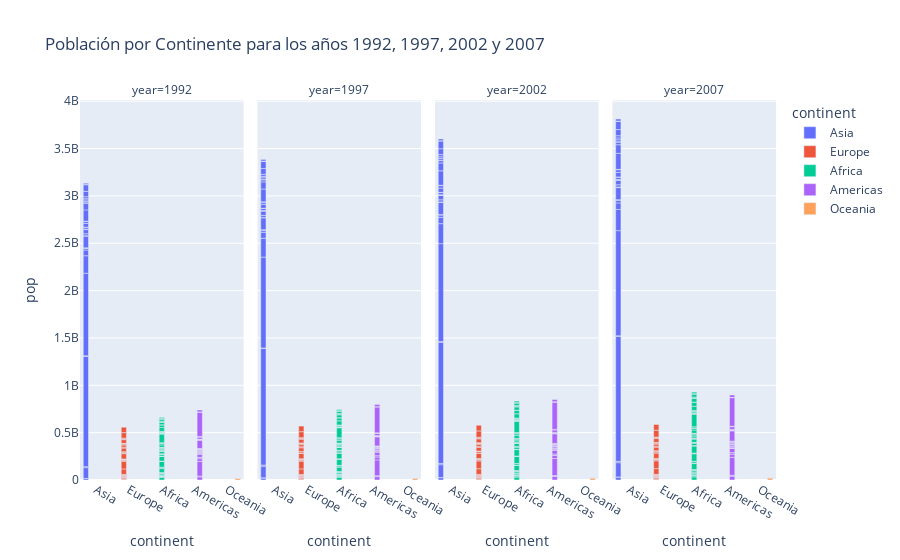

The cell this chart's notebook holds for it:
### Code cell
df = px.data.gapminder()
df_filtered = df[df['year'].isin([1992, 1997, 2002, 2007])]

fig = px.bar(df_filtered, x='continent', y='pop', color='continent', barmode="group", facet_col="year",
             title='Población por Continente para los años 1992, 1997, 2002 y 2007',
             category_orders={"year": [1992, 1997, 2002, 2007]})

fig.show()

### Figure 1 — Plotly figure (JSON) as saved in the notebook; plotly's stock layout.template omitted (floating-point values rounded to 4 significant figures)
{"data": [{"alignmentgroup": "True", "hovertemplate": "continent=%{x}<br>year=1992<br>pop=%{y}<extra></extra>", "legendgroup": "Asia", "marker": {"color": "#636efa", "pattern": {"shape": ""}}, "name": "Asia", "offsetgroup": "Asia", "orientation": "v", "showlegend": true, "textposition": "auto", "type": "bar", "x": ["Asia", "Asia", "Asia", "Asia", "Asia", "Asia", "Asia", "Asia", "Asia", "Asia", "Asia", "Asia", "Asia", "Asia", "Asia", "Asia", "Asia", "Asia", "Asia", "Asia", "Asia", "Asia", "Asia", "Asia", "Asia", "Asia", "Asia", "Asia", "Asia", "Asia", "Asia", "Asia", "Asia"], "xaxis": "x", "y": [16317921, 529491, 113704579, 10150094, 1164970000, 5829696, 872000000, 184816000, 60397973, 17861905, 4936550, 124329269, 3867409, 20711375, 43805450, 1418095, 3219994, 18319502, 2312802, 40546538, 20326209, 1915208, 120065004, 67185766, 16945857, 3235865, 17587060, 13219062, 20686918, 56667095, 69940728, 2104779, 13367997], "yaxis": "y"}, {"alignmentgroup": "True", "hovertemplate": "continent=%{x}<br>year=1997<br>pop=%{y}<extra></extra>", "legendgroup": "Asia", "marker": {"color": "#636efa", "pattern": {"shape": ""}}, "name": "Asia", "offsetgroup": "Asia", "orientation": "v", "showlegend": false, "textposition": "auto", "type": "bar", "x": ["Asia", "Asia", "Asia", "Asia", "Asia", "Asia", "Asia", "Asia", "Asia", "Asia", "Asia", "Asia", "Asia", "Asia", "Asia", "Asia", "Asia", "Asia", "Asia", "Asia", "Asia", "Asia", "Asia", "Asia", "Asia", "Asia", "Asia", "Asia", "Asia", "Asia", "Asia", "Asia", "Asia"], "xaxis": "x2", "y": [22227415, 598561, 123315288, 11782962, 1230075000, 6495918, 959000000, 199278000, 63327987, 20775703, 5531387, 125956499, 4526235, 21585105, 46173816, 1765345, 3430388, 20476091, 2494803, 43247867, 23001113, 2283635, 135564834, 75012988, 21229759, 3802309, 18698655, 15081016, 21628605, 60216677, 76048996, 2826046, 15826497], "yaxis": "y2"}, {"alignmentgroup": "True", "hovertemplate": "continent=%{x}<br>year=2002<br>pop=%{y}<extra></extra>", "legendgroup": "Asia", "marker": {"color": "#636efa", "pattern": {"shape": ""}}, "name": "Asia", "offsetgroup": "Asia", "orientation": "v", "showlegend": false, "textposition": "auto", "type": "bar", "x": ["Asia", "Asia", "Asia", "Asia", "Asia", "Asia", "Asia", "Asia", "Asia", "Asia", "Asia", "Asia", "Asia", "Asia", "Asia", "Asia", "Asia", "Asia", "Asia", "Asia", "Asia", "Asia", "Asia", "Asia", "Asia", "Asia", "Asia", "Asia", "Asia", "Asia", "Asia", "Asia", "Asia"], "xaxis": "x3", "y": [25268405, 656397, 135656790, 12926707, 1280400000, 6762476, 1034172547, 211060000, 66907826, 24001816, 6029529, 127065841, 5307470, 22215365, 47969150, 2111561, 3677780, 22662365, 2674234, 45598081, 25873917, 2713462, 153403524, 82995088, 24501530, 4197776, 19576783, 17155814, 22454239, 62806748, 80908147, 3389578, 18701257], "yaxis": "y3"}, {"alignmentgroup": "True", "hovertemplate": "continent=%{x}<br>year=2007<br>pop=%{y}<extra></extra>", "legendgroup": "Asia", "marker": {"color": "#636efa", "pattern": {"shape": ""}}, "name": "Asia", "offsetgroup": "Asia", "orientation": "v", "showlegend": false, "textposition": "auto", "type": "bar", "x": ["Asia", "Asia", "Asia", "Asia", "Asia", "Asia", "Asia", "Asia", "Asia", "Asia", "Asia", "Asia", "Asia", "Asia", "Asia", "Asia", "Asia", "Asia", "Asia", "Asia", "Asia", "Asia", "Asia", "Asia", "Asia", "Asia", "Asia", "Asia", "Asia", "Asia", "Asia", "Asia", "Asia"], "xaxis": "x4", "y": [31889923, 708573, 150448339, 14131858, 1318683096, 6980412, 1110396331, 223547000, 69453570, 27499638, 6426679, 127467972, 6053193, 23301725, 49044790, 2505559, 3921278, 24821286, 2874127, 47761980, 28901790, 3204897, 169270617, 91077287, 27601038, 4553009, 20378239, 19314747, 23174294, 65068149, 85262356, 4018332, 22211743], "yaxis": "y4"}, {"alignmentgroup": "True", "hovertemplate": "continent=%{x}<br>year=1992<br>pop=%{y}<extra></extra>", "legendgroup": "Europe", "marker": {"color": "#EF553B", "pattern": {"shape": ""}}, "name": "Europe", "offsetgroup": "Europe", "orientation": "v", "showlegend": true, "textposition": "auto", "type": "bar", "x": ["Europe", "Europe", "Europe", "Europe", "Europe", "Europe", "Europe", "Europe", "Europe", "Europe", "Europe", "Europe", "Europe", "Europe", "Europe", "Europe", "Europe", "Europe", "Europe", "Europe", "Europe", "Europe", "Europe", "Europe", "Europe", "Europe", "Europe", "Europe", "Europe", "Europe"], "xaxis": "x", "y": [3326498, 7914969, 10045622, 4256013, 8658506, 4494013, 10315702, 5171393, 5041039, 57374179, 80597764, 10325429, 10348684, 259012, 3557761, 56840847, 621621, 15174244, 4286357, 38370697, 9927680, 22797027, 9826397, 5302888, 1999210, 39549438, 8718867, 6995447, 58179144, 57866349], "yaxis": "y"}, {"alignmentgroup": "True", "hovertemplate": "continent=%{x}<br>year=1997<br>pop=%{y}<extra></extra>", "legendgroup": "Europe", "marker": {"color": "#EF553B", "pattern": {"shape": ""}}, "name": "Europe", "offsetgroup": "Europe", "orientation": "v", "showlegend": false, "textposition": "auto", "type": "bar", "x": ["Europe", "Europe", "Europe", "Europe", "Europe", "Europe", "Europe", "Europe", "Europe", "Europe", "Europe", "Europe", "Europe", "Europe", "Europe", "Europe", "Europe", "Europe", "Europe", "Europe", "Europe", "Europe", "Europe", "Europe", "Europe", "Europe", "Europe", "Europe", "Europe", "Europe"], "xaxis": "x2", "y": [3428038, 8069876, 10199787, 3607000, 8066057, 4444595, 10300707, 5283663, 5134406, 58623428, 82011073, 10502372, 10244684, 271192, 3667233, 57479469, 692651, 15604464, 4405672, 38654957, 10156415, 22562458, 10336594, 5383010, 2011612, 39855442, 8897619, 7193761, 63047647, 58808266], "yaxis": "y2"}, {"alignmentgroup": "True", "hovertemplate": "continent=%{x}<br>year=2002<br>pop=%{y}<extra></extra>", "legendgroup": "Europe", "marker": {"color": "#EF553B", "pattern": {"shape": ""}}, "name": "Europe", "offsetgroup": "Europe", "orientation": "v", "showlegend": false, "textposition": "auto", "type": "bar", "x": ["Europe", "Europe", "Europe", "Europe", "Europe", "Europe", "Europe", "Europe", "Europe", "Europe", "Europe", "Europe", "Europe", "Europe", "Europe", "Europe", "Europe", "Europe", "Europe", "Europe", "Europe", "Europe", "Europe", "Europe", "Europe", "Europe", "Europe", "Europe", "Europe", "Europe"], "xaxis": "x3", "y": [3508512, 8148312, 10311970, 4165416, 7661799, 4481020, 10256295, 5374693, 5193039, 59925035, 82350671, 10603863, 10083313, 288030, 3879155, 57926999, 720230, 16122830, 4535591, 38625976, 10433867, 22404337, 10111559, 5410052, 2011497, 40152517, 8954175, 7361757, 67308928, 59912431], "yaxis": "y3"}, {"alignmentgroup": "True", "hovertemplate": "continent=%{x}<br>year=2007<br>pop=%{y}<extra></extra>", "legendgroup": "Europe", "marker": {"color": "#EF553B", "pattern": {"shape": ""}}, "name": "Europe", "offsetgroup": "Europe", "orientation": "v", "showlegend": false, "textposition": "auto", "type": "bar", "x": ["Europe", "Europe", "Europe", "Europe", "Europe", "Europe", "Europe", "Europe", "Europe", "Europe", "Europe", "Europe", "Europe", "Europe", "Europe", "Europe", "Europe", "Europe", "Europe", "Europe", "Europe", "Europe", "Europe", "Europe", "Europe", "Europe", "Europe", "Europe", "Europe", "Europe"], "xaxis": "x4", "y": [3600523, 8199783, 10392226, 4552198, 7322858, 4493312, 10228744, 5468120, 5238460, 61083916, 82400996, 10706290, 9956108, 301931, 4109086, 58147733, 684736, 16570613, 4627926, 38518241, 10642836, 22276056, 10150265, 5447502, 2009245, 40448191, 9031088, 7554661, 71158647, 60776238], "yaxis": "y4"}, {"alignmentgroup": "True", "hovertemplate": "continent=%{x}<br>year=1992<br>pop=%{y}<extra></extra>", "legendgroup": "Africa", "marker": {"color": "#00cc96", "pattern": {"shape": ""}}, "name": "Africa", "offsetgroup": "Africa", "orientation": "v", "showlegend": true, "textposition": "auto", "type": "bar", "x": ["Africa", "Africa", "Africa", "Africa", "Africa", "Africa", "Africa", "Africa", "Africa", "Africa", "Africa", "Africa", "Africa", "Africa", "Africa", "Africa", "Africa", "Africa", "Africa", "Africa", "Africa", "Africa", "Africa", "Africa", "Africa", "Africa", "Africa", "Africa", "Africa", "Africa", "Africa", "Africa", "Africa", "Africa", "Africa", "Africa", "Africa", "Africa", "Africa", "Africa", "Africa", "Africa", "Africa", "Africa", "Africa", "Africa", "Africa", "Africa", "Africa", "Africa", "Africa", "Africa"], "xaxis": "x", "y": [26298373, 8735988, 4981671, 1342614, 8878303, 5809236, 12467171, 3265124, 6429417, 454429, 41672143, 2409073, 12772596, 384156, 59402198, 387838, 3668440, 52088559, 985739, 1025384, 16278738, 6990574, 1050938, 25020539, 1803195, 1912974, 4364501, 12210395, 10014249, 8416215, 2119465, 1096202, 25798239, 13160731, 1554253, 8392818, 93364244, 622191, 7290203, 125911, 8307920, 4260884, 6099799, 39964159, 28227588, 962344, 26605473, 3747553, 8523077, 18252190, 8381163, 10704340], "yaxis": "y"}, {"alignmentgroup": "True", "hovertemplate": "continent=%{x}<br>year=1997<br>pop=%{y}<extra></extra>", "legendgroup": "Africa", "marker": {"color": "#00cc96", "pattern": {"shape": ""}}, "name": "Africa", "offsetgroup": "Africa", "orientation": "v", "showlegend": false, "textposition": "auto", "type": "bar", "x": ["Africa", "Africa", "Africa", "Africa", "Africa", "Africa", "Africa", "Africa", "Africa", "Africa", "Africa", "Africa", "Africa", "Africa", "Africa", "Africa", "Africa", "Africa", "Africa", "Africa", "Africa", "Africa", "Africa", "Africa", "Africa", "Africa", "Africa", "Africa", "Africa", "Africa", "Africa", "Africa", "Africa", "Africa", "Africa", "Africa", "Africa", "Africa", "Africa", "Africa", "Africa", "Africa", "Africa", "Africa", "Africa", "Africa", "Africa", "Africa", "Africa", "Africa", "Africa", "Africa"], "xaxis": "x2", "y": [29072015, 9875024, 6066080, 1536536, 10352843, 6121610, 14195809, 3696513, 7562011, 527982, 47798986, 2800947, 14625967, 417908, 66134291, 439971, 4058319, 59861301, 1126189, 1235767, 18418288, 8048834, 1193708, 28263827, 1982823, 2200725, 4759670, 14165114, 10419991, 9384984, 2444741, 1149818, 28529501, 16603334, 1774766, 9666252, 106207839, 684810, 7212583, 145608, 9535314, 4578212, 6633514, 42835005, 32160729, 1054486, 30686889, 4320890, 9231669, 21210254, 9417789, 11404948], "yaxis": "y2"}, {"alignmentgroup": "True", "hovertemplate": "continent=%{x}<br>year=2002<br>pop=%{y}<extra></extra>", "legendgroup": "Africa", "marker": {"color": "#00cc96", "pattern": {"shape": ""}}, "name": "Africa", "offsetgroup": "Africa", "orientation": "v", "showlegend": false, "textposition": "auto", "type": "bar", "x": ["Africa", "Africa", "Africa", "Africa", "Africa", "Africa", "Africa", "Africa", "Africa", "Africa", "Africa", "Africa", "Africa", "Africa", "Africa", "Africa", "Africa", "Africa", "Africa", "Africa", "Africa", "Africa", "Africa", "Africa", "Africa", "Africa", "Africa", "Africa", "Africa", "Africa", "Africa", "Africa", "Africa", "Africa", "Africa", "Africa", "Africa", "Africa", "Africa", "Africa", "Africa", "Africa", "Africa", "Africa", "Africa", "Africa", "Africa", "Africa", "Africa", "Africa", "Africa", "Africa"], "xaxis": "x3", "y": [31287142, 10866106, 7026113, 1630347, 12251209, 7021078, 15929988, 4048013, 8835739, 614382, 55379852, 3328795, 16252726, 447416, 73312559, 495627, 4414865, 67946797, 1299304, 1457766, 20550751, 8807818, 1332459, 31386842, 2046772, 2814651, 5368585, 16473477, 11824495, 10580176, 2828858, 1200206, 31167783, 18473780, 1972153, 11140655, 119901274, 743981, 7852401, 170372, 10870037, 5359092, 7753310, 44433622, 37090298, 1130269, 34593779, 4977378, 9770575, 24739869, 10595811, 11926563], "yaxis": "y3"}, {"alignmentgroup": "True", "hovertemplate": "continent=%{x}<br>year=2007<br>pop=%{y}<extra></extra>", "legendgroup": "Africa", "marker": {"color": "#00cc96", "pattern": {"shape": ""}}, "name": "Africa", "offsetgroup": "Africa", "orientation": "v", "showlegend": false, "textposition": "auto", "type": "bar", "x": ["Africa", "Africa", "Africa", "Africa", "Africa", "Africa", "Africa", "Africa", "Africa", "Africa", "Africa", "Africa", "Africa", "Africa", "Africa", "Africa", "Africa", "Africa", "Africa", "Africa", "Africa", "Africa", "Africa", "Africa", "Africa", "Africa", "Africa", "Africa", "Africa", "Africa", "Africa", "Africa", "Africa", "Africa", "Africa", "Africa", "Africa", "Africa", "Africa", "Africa", "Africa", "Africa", "Africa", "Africa", "Africa", "Africa", "Africa", "Africa", "Africa", "Africa", "Africa", "Africa"], "xaxis": "x4", "y": [33333216, 12420476, 8078314, 1639131, 14326203, 8390505, 17696293, 4369038, 10238807, 710960, 64606759, 3800610, 18013409, 496374, 80264543, 551201, 4906585, 76511887, 1454867, 1688359, 22873338, 9947814, 1472041, 35610177, 2012649, 3193942, 6036914, 19167654, 13327079, 12031795, 3270065, 1250882, 33757175, 19951656, 2055080, 12894865, 135031164, 798094, 8860588, 199579, 12267493, 6144562, 9118773, 43997828, 42292929, 1133066, 38139640, 5701579, 10276158, 29170398, 11746035, 12311143], "yaxis": "y4"}, {"alignmentgroup": "True", "hovertemplate": "continent=%{x}<br>year=1992<br>pop=%{y}<extra></extra>", "legendgroup": "Americas", "marker": {"color": "#ab63fa", "pattern": {"shape": ""}}, "name": "Americas", "offsetgroup": "Americas", "orientation": "v", "showlegend": true, "textposition": "auto", "type": "bar", "x": ["Americas", "Americas", "Americas", "Americas", "Americas", "Americas", "Americas", "Americas", "Americas", "Americas", "Americas", "Americas", "Americas", "Americas", "Americas", "Americas", "Americas", "Americas", "Americas", "Americas", "Americas", "Americas", "Americas", "Americas", "Americas"], "xaxis": "x", "y": [33958947, 6893451, 155975974, 28523502, 13572994, 34202721, 3173216, 10723260, 7351181, 10748394, 5274649, 8486949, 6326682, 5077347, 2378618, 88111030, 4017939, 2484997, 4483945, 22430449, 3585176, 1183669, 256894189, 3149262, 20265563], "yaxis": "y"}, {"alignmentgroup": "True", "hovertemplate": "continent=%{x}<br>year=1997<br>pop=%{y}<extra></extra>", "legendgroup": "Americas", "marker": {"color": "#ab63fa", "pattern": {"shape": ""}}, "name": "Americas", "offsetgroup": "Americas", "orientation": "v", "showlegend": false, "textposition": "auto", "type": "bar", "x": ["Americas", "Americas", "Americas", "Americas", "Americas", "Americas", "Americas", "Americas", "Americas", "Americas", "Americas", "Americas", "Americas", "Americas", "Americas", "Americas", "Americas", "Americas", "Americas", "Americas", "Americas", "Americas", "Americas", "Americas", "Americas"], "xaxis": "x2", "y": [36203463, 7693188, 168546719, 30305843, 14599929, 37657830, 3518107, 10983007, 7992357, 11911819, 5783439, 9803875, 6913545, 5867957, 2531311, 95895146, 4609572, 2734531, 5154123, 24748122, 3759430, 1138101, 272911760, 3262838, 22374398], "yaxis": "y2"}, {"alignmentgroup": "True", "hovertemplate": "continent=%{x}<br>year=2002<br>pop=%{y}<extra></extra>", "legendgroup": "Americas", "marker": {"color": "#ab63fa", "pattern": {"shape": ""}}, "name": "Americas", "offsetgroup": "Americas", "orientation": "v", "showlegend": false, "textposition": "auto", "type": "bar", "x": ["Americas", "Americas", "Americas", "Americas", "Americas", "Americas", "Americas", "Americas", "Americas", "Americas", "Americas", "Americas", "Americas", "Americas", "Americas", "Americas", "Americas", "Americas", "Americas", "Americas", "Americas", "Americas", "Americas", "Americas", "Americas"], "xaxis": "x3", "y": [38331121, 8445134, 179914212, 31902268, 15497046, 41008227, 3834934, 11226999, 8650322, 12921234, 6353681, 11178650, 7607651, 6677328, 2664659, 102479927, 5146848, 2990875, 5884491, 26769436, 3859606, 1101832, 287675526, 3363085, 24287670], "yaxis": "y3"}, {"alignmentgroup": "True", "hovertemplate": "continent=%{x}<br>year=2007<br>pop=%{y}<extra></extra>", "legendgroup": "Americas", "marker": {"color": "#ab63fa", "pattern": {"shape": ""}}, "name": "Americas", "offsetgroup": "Americas", "orientation": "v", "showlegend": false, "textposition": "auto", "type": "bar", "x": ["Americas", "Americas", "Americas", "Americas", "Americas", "Americas", "Americas", "Americas", "Americas", "Americas", "Americas", "Americas", "Americas", "Americas", "Americas", "Americas", "Americas", "Americas", "Americas", "Americas", "Americas", "Americas", "Americas", "Americas", "Americas"], "xaxis": "x4", "y": [40301927, 9119152, 190010647, 33390141, 16284741, 44227550, 4133884, 11416987, 9319622, 13755680, 6939688, 12572928, 8502814, 7483763, 2780132, 108700891, 5675356, 3242173, 6667147, 28674757, 3942491, 1056608, 301139947, 3447496, 26084662], "yaxis": "y4"}, {"alignmentgroup": "True", "hovertemplate": "continent=%{x}<br>year=1992<br>pop=%{y}<extra></extra>", "legendgroup": "Oceania", "marker": {"color": "#FFA15A", "pattern": {"shape": ""}}, "name": "Oceania", "offsetgroup": "Oceania", "orientation": "v", "showlegend": true, "textposition": "auto", "type": "bar", "x": ["Oceania", "Oceania"], "xaxis": "x", "y": [17481977, 3437674], "yaxis": "y"}, {"alignmentgroup": "True", "hovertemplate": "continent=%{x}<br>year=1997<br>pop=%{y}<extra></extra>", "legendgroup": "Oceania", "marker": {"color": "#FFA15A", "pattern": {"shape": ""}}, "name": "Oceania", "offsetgroup": "Oceania", "orientation": "v", "showlegend": false, "textposition": "auto", "type": "bar", "x": ["Oceania", "Oceania"], "xaxis": "x2", "y": [18565243, 3676187], "yaxis": "y2"}, {"alignmentgroup": "True", "hovertemplate": "continent=%{x}<br>year=2002<br>pop=%{y}<extra></extra>", "legendgroup": "Oceania", "marker": {"color": "#FFA15A", "pattern": {"shape": ""}}, "name": "Oceania", "offsetgroup": "Oceania", "orientation": "v", "showlegend": false, "textposition": "auto", "type": "bar", "x": ["Oceania", "Oceania"], "xaxis": "x3", "y": [19546792, 3908037], "yaxis": "y3"}, {"alignmentgroup": "True", "hovertemplate": "continent=%{x}<br>year=2007<br>pop=%{y}<extra></extra>", "legendgroup": "Oceania", "marker": {"color": "#FFA15A", "pattern": {"shape": ""}}, "name": "Oceania", "offsetgroup": "Oceania", "orientation": "v", "showlegend": false, "textposition": "auto", "type": "bar", "x": ["Oceania", "Oceania"], "xaxis": "x4", "y": [20434176, 4115771], "yaxis": "y4"}], "layout": {"annotations": [{"font": {}, "showarrow": false, "text": "year=1992", "x": 0.1175, "xanchor": "center", "xref": "paper", "y": 1, "yanchor": "bottom", "yref": "paper"}, {"font": {}, "showarrow": false, "text": "year=1997", "x": 0.3725, "xanchor": "center", "xref": "paper", "y": 1, "yanchor": "bottom", "yref": "paper"}, {"font": {}, "showarrow": false, "text": "year=2002", "x": 0.6275, "xanchor": "center", "xref": "paper", "y": 1, "yanchor": "bottom", "yref": "paper"}, {"font": {}, "showarrow": false, "text": "year=2007", "x": 0.8825, "xanchor": "center", "xref": "paper", "y": 1, "yanchor": "bottom", "yref": "paper"}], "barmode": "group", "legend": {"title": {"text": "continent"}, "tracegroupgap": 0}, "title": {"text": "Población por Continente para los años 1992, 1997, 2002 y 2007"}, "xaxis": {"anchor": "y", "categoryarray": ["Asia", "Europe", "Africa", "Americas", "Oceania"], "categoryorder": "array", "domain": [0, 0.235], "title": {"text": "continent"}}, "xaxis2": {"anchor": "y2", "categoryarray": ["Asia", "Europe", "Africa", "Americas", "Oceania"], "categoryorder": "array", "domain": [0.255, 0.49], "matches": "x", "title": {"text": "continent"}}, "xaxis3": {"anchor": "y3", "categoryarray": ["Asia", "Europe", "Africa", "Americas", "Oceania"], "categoryorder": "array", "domain": [0.51, 0.745], "matches": "x", "title": {"text": "continent"}}, "xaxis4": {"anchor": "y4", "categoryarray": ["Asia", "Europe", "Africa", "Americas", "Oceania"], "categoryorder": "array", "domain": [0.765, 1.0], "matches": "x", "title": {"text": "continent"}}, "yaxis": {"anchor": "x", "domain": [0, 1], "title": {"text": "pop"}}, "yaxis2": {"anchor": "x2", "domain": [0, 1], "matches": "y", "showticklabels": false}, "yaxis3": {"anchor": "x3", "domain": [0, 1], "matches": "y", "showticklabels": false}, "yaxis4": {"anchor": "x4", "domain": [0, 1], "matches": "y", "showticklabels": false}}}
